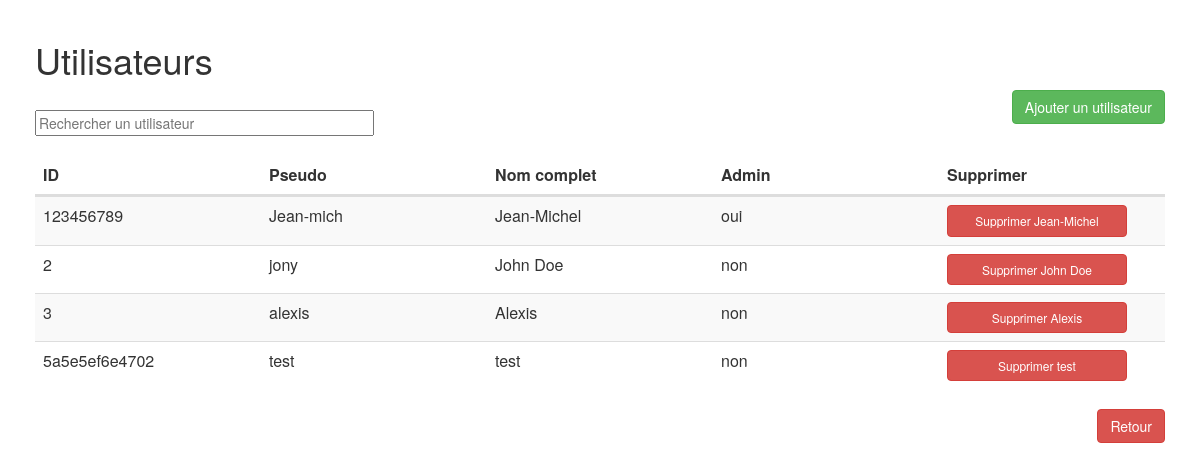
The page /Modele/Admin/creerUser.php on the database as committed earlier.
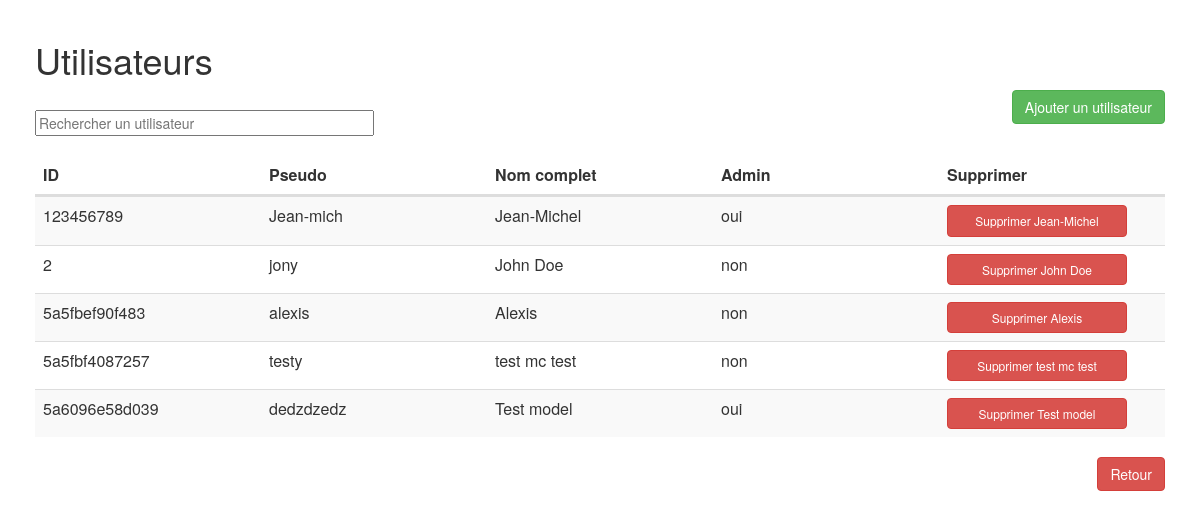
The same page on the database as committed later.
### tables this page shows
CREATE TABLE IF NOT EXISTS `user` (
  `User_Id` varchar(13) NOT NULL,
  `Username` varchar(20) NOT NULL,
  `Password` varchar(64) NOT NULL,
  `FullName` varchar(50) NOT NULL,
  `IsAdmin` tinyint(1) NOT NULL,
  PRIMARY KEY (`User_Id`)
);

### Modele/utilisateurs.php (called while the page is built, shortened)
<?php
    function checkUserName($db,$identifiant)
    {
      $reponse = $db->query('SELECT * FROM user WHERE Username="'.$identifiant.'" ');
      return $reponse;
    }
?>

### Modele/connexion.php (called while the page is built)
<?php
    $dbname = "smartpanel";
    $host='localhost';
    $user='root';
    $pass='root';
    $db = new PDO("mysql:host=$host;dbname=$dbname", "$user", "$pass");
    $db->query("SET NAMES UTF8");
?>

### Modele/Admin/admin.php (the view, shortened to what this page needs)
<?php
    require("Modele/connexion.php");
    function getUser($db){
      $reponse = $db->query('SELECT * FROM user');
      return $reponse;
    }
    function genTableUser()
    {
      require("Modele/connexion.php");
      $Users = getUser($db)->fetchAll();
      for ($i = 0; $i<count($Users); $i++) {
        $ID = $Users[$i]['User_Id'];
        $username = $Users[$i]['Username'];
        $fullName = $Users[$i]['FullName'];
        if($Users[$i]['IsAdmin']==1)
        {
          $admin = 'oui';
        }
        else {
          $admin = 'non';
        }
        echo (' <tr>
           <td>'.$ID.'</td>
           <td>'.$username.'</td>
           <td>'.$fullName.'</td>
           <td>'.$admin.'</td>
           <td>
           <a id="suprUserBtn" data-toggle="confirmation" data-singleton="true"
               href="index.php?cible=deleteUser&userID='.$ID.'"
               class="btn btn-danger"
               data-title="Êtes-vous sûr ?"
               data-btn-ok-label="Oui"
               data-btn-cancel-label="Non"
               role="button">
               Supprimer '.$fullName.'
           </a></td>
           </tr>');
      }
    }
?>

### Modele/Admin/creerUser.php (shortened to what this page needs)
<?php
include("Modele/utilisateurs.php");
$response = checkUserName($db,$_POST['identifiant']);
if($response->rowcount()==0){
  include("Vue/administration/utilisateurs/utilisateurs.php");
} else {
  $erreur = "Utilisateur inconnu";
  include("Vue/administration/utilisateurs/utilisateurs.php");
}
?>

### Vue/administration/utilisateurs/utilisateurs.php (shortened to what this page needs)
<link rel="stylesheet" href="bootstrap/bootstrap.min.css">
<link rel="stylesheet" type="text/css" href="Vue/administration/utilisateurs/utilisateurs.css">
<body>
<div class = "container-fluid" >
  <h1>Utilisateurs</h1>
  <button id="myBtn" class="btn btn-success pull-right">Ajouter un utilisateur</button>
  <br/>
  <input type="text" id="myInput" onkeyup="research()" placeholder="Rechercher un utilisateur" title="Type in a name">
  <br/>
  <br/>
<div class="span3">
<table class="table table-striped" id="userTable">
<thead>
 <tr class="header">
   <th onclick="sortTable(0)">ID</th>
   <th onclick="sortTable(1)">Pseudo</th>
   <th onclick="sortTable(2)">Nom complet</th>
   <th onclick="sortTable(3)">Admin</th>
   <th>Supprimer</th>
 </tr>
</thead>
<tbody>
 <?php
 require("Modele/Admin/admin.php");
 echo genTableUser();
?>
</tbody>
</table>
</div>
<a href="index.php" class="btn btn-danger pull-right" role="button">Retour</a>
</div>
</body>

### Vue/administration/utilisateurs/utilisateurs.css (style rules this page uses)
table { width: 1em; }
thead, tbody, tr, td, th { display: block; }
tr:after { content: ' '; display: block; visibility: hidden; clear: both; }
tbody { height: 100%; overflow-y: auto; }
tbody td, thead th { width:20%; float: left; }
th { cursor: pointer; }
#myInput { width: 30%; }
body { padding: 20px; }
#suprUserBtn { font-size: 0.75em; width: 15em; }

Rows that differ between the two databases and show on the page:
removed user: User_Id "3", Username "alexis", FullName "Alexis", IsAdmin "non"
removed user: User_Id "5a5e5ef6e4702", Username "test", FullName "test", IsAdmin "non"
added user: User_Id "5a5fbef90f483", Username "alexis", FullName "Alexis", IsAdmin "non"
added user: User_Id "5a5fbf4087257", Username "testy", FullName "test mc test", IsAdmin "non"
added user: User_Id "5a6096e58d039", Username "dedzdzedz", FullName "Test model", IsAdmin "oui"
